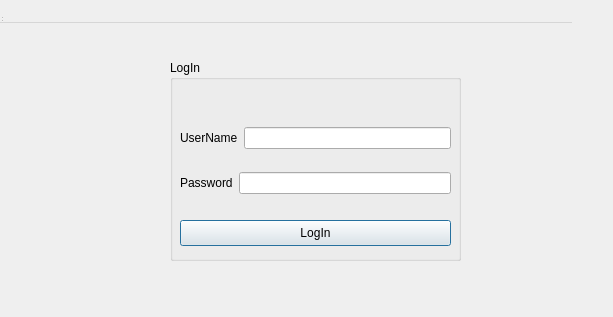
<?icsText version="1.0" encoding="UTF-8"?>
<ui version="4.0">
 <class>loginwindow</class>
 <widget class="QDialog" name="loginwindow">
  <property name="geometry">
   <rect>
    <x>0</x>
    <y>0</y>
    <width>613</width>
    <height>317</height>
   </rect>
  </property>
  <property name="windowTitle">
   <string>Log In</string>
  </property>
  <widget class="QWidget" name="centralwidget" native="true">
   <property name="geometry">
    <rect>
     <x>0</x>
     <y>0</y>
     <width>631</width>
     <height>321</height>
    </rect>
   </property>
   <widget class="QGroupBox" name="groupBox">
    <property name="geometry">
     <rect>
      <x>170</x>
      <y>60</y>
      <width>291</width>
      <height>201</height>
     </rect>
    </property>
    <property name="title">
     <string>LogIn</string>
    </property>
    <widget class="QPushButton" name="pushButton_login">
     <property name="geometry">
      <rect>
       <x>10</x>
       <y>160</y>
       <width>271</width>
       <height>26</height>
      </rect>
     </property>
     <property name="text">
      <string>LogIn</string>
     </property>
    </widget>
    <widget class="QWidget" name="layoutWidget">
     <property name="geometry">
      <rect>
       <x>10</x>
       <y>50</y>
       <width>271</width>
       <height>101</height>
      </rect>
     </property>
     <layout class="QVBoxLayout" name="verticalLayout">
      <item>
       <layout class="QHBoxLayout" name="horizontalLayout">
        <item>
         <widget class="QLabel" name="label">
          <property name="text">
           <string>UserName</string>
          </property>
         </widget>
        </item>
        <item>
         <widget class="QLineEdit" name="lineEdit_username"/>
        </item>
       </layout>
      </item>
      <item>
       <layout class="QHBoxLayout" name="horizontalLayout_2">
        <item>
         <widget class="QLabel" name="label_2">
          <property name="text">
           <string>Password</string>
          </property>
         </widget>
        </item>
        <item>
         <widget class="QLineEdit" name="lineEdit_password">
          <property name="echoMode">
           <enum>QLineEdit::Password</enum>
          </property>
         </widget>
        </item>
       </layout>
      </item>
     </layout>
    </widget>
   </widget>
  </widget>
  <widget class="QMenuBar" name="menubar">
   <property name="geometry">
    <rect>
     <x>0</x>
     <y>0</y>
     <width>572</width>
     <height>23</height>
    </rect>
   </property>
  </widget>
  <widget class="QStatusBar" name="statusbar">
   <property name="geometry">
    <rect>
     <x>0</x>
     <y>0</y>
     <width>3</width>
     <height>23</height>
    </rect>
   </property>
  </widget>
  <widget class="QToolBar" name="toolBar">
   <property name="geometry">
    <rect>
     <x>0</x>
     <y>0</y>
     <width>8</width>
     <height>17</height>
    </rect>
   </property>
   <property name="windowTitle">
    <string>toolBar</string>
   </property>
  </widget>
 </widget>
 <resources/>
 <connections/>
</ui>
